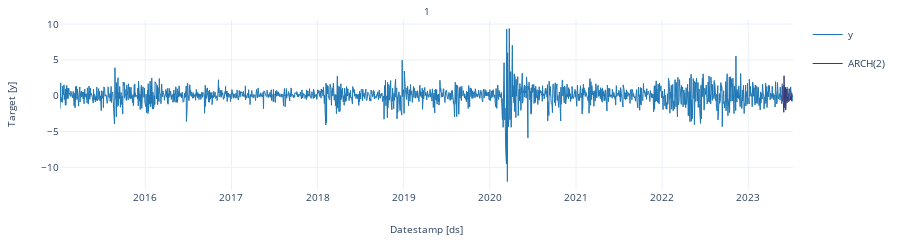

The code cell stored with this chart in its notebook:
### Code cell
sf.plot(df, Y_hat, level=[95])

### Figure 1 — Plotly figure (JSON) as saved in the notebook; plotly's stock layout.template omitted (floating-point values rounded to 4 significant figures; data arrays with more than 128 entries replaced by an {"elided": "..."} marker saying what was removed)
{"data": [{"legendgroup": "y", "line": {"color": "#1f77b4", "width": 1}, "mode": "lines", "name": "y", "showlegend": true, "type": "scatter", "x": {"elided": "2142 str values"}, "xaxis": "x", "y": {"elided": "2142 float values"}, "yaxis": "y"}, {"legendgroup": "ARCH(2)", "line": {"color": "#393b79", "width": 1}, "mode": "lines", "name": "ARCH(2)", "showlegend": true, "type": "scatter", "x": ["2023-05-25T00:00:00", "2023-05-26T00:00:00", "2023-05-29T00:00:00", "2023-05-30T00:00:00", "2023-05-31T00:00:00", "2023-06-01T00:00:00", "2023-06-02T00:00:00", "2023-06-05T00:00:00", "2023-06-06T00:00:00", "2023-06-07T00:00:00", "2023-06-08T00:00:00", "2023-06-09T00:00:00", "2023-06-12T00:00:00", "2023-06-13T00:00:00", "2023-06-14T00:00:00", "2023-06-15T00:00:00", "2023-06-16T00:00:00", "2023-06-19T00:00:00", "2023-06-20T00:00:00", "2023-06-21T00:00:00", "2023-06-22T00:00:00", "2023-06-23T00:00:00", "2023-06-26T00:00:00", "2023-06-27T00:00:00", "2023-06-28T00:00:00", "2023-06-29T00:00:00", "2023-06-30T00:00:00", "2023-07-03T00:00:00", "2023-07-04T00:00:00", "2023-07-05T00:00:00"], "xaxis": "x", "y": [1.682, -0.777, -0.678, -0.9687, 0.8348, -2.319, 2.789, -1.708, 0.6531, -0.3171, 1.159, -2.002, -0.4897, -0.5344, 0.8975, -0.998, -0.1785, -0.7874, 0.03454, 0.4741, -0.7949, 0.9858, 0.9028, 0.5193, 0.8175, -0.6, -0.1101, -0.709, -0.2113, 0.4228], "yaxis": "y"}], "layout": {"annotations": [{"font": {"size": 10}, "showarrow": false, "text": "1", "x": 0.5, "xanchor": "center", "xref": "paper", "y": 1, "yanchor": "bottom", "yref": "paper"}, {"font": {"size": 10}, "showarrow": false, "text": "Datestamp [ds]", "x": 0.5, "xanchor": "center", "xref": "paper", "y": 0, "yanchor": "top", "yref": "paper", "yshift": -30}, {"font": {"size": 10}, "showarrow": false, "text": "Target [y]", "textangle": -90, "x": 0, "xanchor": "right", "xref": "paper", "xshift": -40, "y": 0.5, "yanchor": "middle", "yref": "paper"}], "autosize": true, "font": {"size": 10}, "height": 150, "margin": {"b": 50, "l": 60, "r": 10, "t": 20}, "xaxis": {"anchor": "y", "domain": [0, 1], "showticklabels": true, "visible": true}, "yaxis": {"anchor": "x", "domain": [0, 1]}}}
